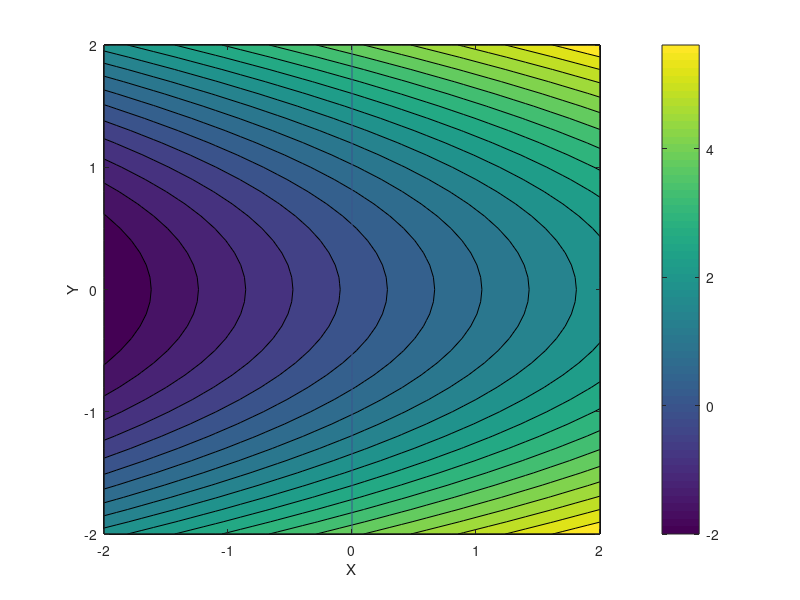

This figure's MATLAB source: (Note: this script raises an error after producing the figure.)
function independent_test1()
% To test:
% min f = 100*(x(1)^2 - x(2))^2 + (x(1) - 1)^2;
% s.t.  1 - x^2 - y^2 = 0
%
% with proper history output files

close all
clc
addpath('./odl_flecs')

plot_contour(-2, 2, -2, 2)
hold all

m_eq = 0;
m_ieq = 1;
m_con = m_eq + m_ieq;

% change here for starting point
% go back and forth with this point, for equality constrained case!
% xk =  [-0.3753, 0.1311];
xk = [-1, 1];
lambda = 0;    % -3.7624;

% starting close to the right boundary
% xk = [0.7846, 0.6148];
% lambda = -0.123;

mu_init = 5;      % 10;     % 0.01;
mu_pow = 1;       % 0.5;    % 1;
radius = 0.5;

mu_1 = 1e-4; 
%-------------------------------------------
plot_point(xk, 'y', 'x');
% subspace_size = (length(xk) + length(lambda));
xold = xk;
max_iter = 50*(length(xk) + length(lambda));    % n+m;
mu = mu_init;
krylov_tolerance = 1e-2;
reduced_nu = 0.95;
des_tol = 1e-6;
ceq_tol = 1e-6;

k = 0;

hisfile = 'hist_rosen.txt';
file = fopen(hisfile,'w');
fprintf(file, 'krylov_tolerance : %e,  des_tol : %e\n', krylov_tolerance, des_tol);

while k < max_iter
    k = k+1;
    [f, g, h] = objs(xk);
    [c, c_g, c_h] = cons(xk);
    
    % here activeness criteria is changed
    crit_vec = -lambda(m_eq+1 : m_con) - c(m_eq+1 : m_con);
    num_inactive = length(find( crit_vec < 0));
    
    if num_inactive > 0           % if inactive exists, inside feasible region
        
        idx_inactive = m_eq + find(crit_vec < 0);      % idx of inactive inequ
        
        % zero the inactive row of Jacob matrix and inequality constraints
        c_g(idx_inactive,:) = zeros(size(c_g(idx_inactive,:)));
        c(idx_inactive,:) = zeros(size(c(idx_inactive,:)));
        
        % for i=1:num_inactive
        c_h = zeros(size(c_h));
        % end
        
        lambda(idx_inactive) = 0;
        subspace_size = length(xk) + length(lambda) - num_inactive;
        
    end
    
    
    
    % the special block for only one inequality constraint!
    if c >= -1.0/mu                    % if inequ con inactive
        c_g = zeros(size(c_g));
        c = 0;
        c_h{1} = zeros(size(c_h{1}));
        subspace_size = length(xk); 6
    else
        subspace_size = (length(xk) + length(lambda));
    end
    %-------------------------------------------
    
    dLdX = (g + lambda*c_g)';
    dLdXX = h;
    for kc = 1:length(c)
        dLdXX = dLdXX + lambda(kc)*c_h{kc};
    end
    
    if (k == 1)
        grad_norm0 = norm(dLdX);
        grad_norm = grad_norm0;
        feas_norm0 = norm(c);
        feas_norm_old = feas_norm0;
        feas_norm = feas_norm0;
        kkt_norm0 = sqrt(feas_norm0*feas_norm0 + grad_norm0*grad_norm0);
        kkt_norm = kkt_norm0;
        grad_tol = des_tol * grad_norm0;
        feas_tol = ceq_tol * max(feas_norm0, 1e-6);
        fprintf(file, 'initial grad_norm : %e,  target grad_norm : %e\n', grad_norm0, grad_tol);
        fprintf(file, 'initial feas_norm : %e,  target feas_norm : %e\n', feas_norm0, feas_tol);
        
    else
        grad_norm = norm(dLdX);
        feas_norm = norm(c);
        kkt_norm = sqrt(feas_norm*feas_norm + grad_norm*grad_norm);
        
        % update mu
        if feas_norm > feas_norm_old     % increased constraint violation
            mu = 100*mu;
            % lambda unchanged;
        else                      % reduced constraint violation
            mu = max(mu, mu_init*(feas_norm0/feas_norm)^(mu_pow));
            lambda = lambda + mu * c;
        end
        
        % mu = max(mu, mu_init*(feas_norm0/(1e-6 + feas_norm))^(mu_pow))
        % mu = mu_init*(feas_norm0/(1e-6 + feas_norm))^(mu_pow);
        feas_norm_old = feas_norm;
    end
    
    fprintf(file, '-------------------------------------------------------------\n');
    fprintf(file, 'nonlinear iteration : %d\n', k);
    fprintf(file, 'current obj : %e, grad_norm : %e, feas_norm: %e\n',f, grad_norm, feas_norm);
    fprintf(file, 'lambda: %f, %f  ', lambda(:));
    
    
    if (grad_norm < grad_tol)  && (feas_norm < feas_tol)   %  (norm(dLdX) < 1e-6)
        fprintf('converged!')
        fprintf(file, '\n-------------------------------------------------------------\n');
        fprintf(file, 'optimization loop terminated because: grad_norm < grad_tol && feas_norm < feas_tol\n');
        fprintf(file, 'outer iter: %d,  xk: %f %f,  f: %f, c: %f %f \n', k, xk(:), f, c(:));
        fprintf(file, 'grad_norm : %e, feas_norm: %e \n', grad_norm, feas_norm);
        fprintf(file, 'final lambda: %f %f \n',  lambda(:));
        break
    end
    
    krylov_tol = krylov_tolerance * min(1, sqrt( kkt_norm/kkt_norm0 ));
    if 1
        krylov_tol = max(krylov_tol, min(grad_tol/grad_norm, feas_tol/feas_norm));
    else
        krylov_tol = max(krylov_tol, 0.001);
    end
    krylov_tol = krylov_tol * reduced_nu;
    fprintf(file, 'krylov_tol : %e \n', krylov_tol);
    
    
    [dx, iters, hist] = FLECS(dLdXX, c_g, -dLdX, -c, xk, subspace_size, krylov_tol, radius, mu);
    
    if k == 1
        % update xk anyway, 'cos initial lambda all zero. step only reduce
        % objective function
        alpha = 1;
        xk = xk + alpha.*dx(1:length(xk));
        lambda = lambda + alpha.*dx(length(xk)+1:end);
    else
        
        rho = 0.5;   max_alpha = 10;   alpha_min = 0.01;
        alpha = back_tracking(@merit_obj_grad, xk, dx, mu_1, rho,  max_alpha, alpha_min);
        merit_next = merit_obj_grad(alpha);
        
        rho_k = (merit_this - merit_next) /  (pred_aug) ;
        pred_aug;
        % pred_trust
        
        if rho_k < 0.1
            radius = radius/4;
        elseif (rho_k > 3/4)   %  && (norm(dx(1:length(xk)),2)==radius)
            radius = min(2*radius, 20);
        end
        
        if rho_k > eta
            xk = xk + alpha.*dx(1:length(xk));
            lambda = lambda + alpha.*dx(length(xk)+1:end);
        else
            
            [dx, pred_aug, pred_trust] = FLECS_resolve(arnoldi_struct, xk, krylov_tol, radius, mu);
            
            fprintf('xk, lambda don''t get updated at this iteration, %d, \n', k)
            %             if radius < 1e-5
            %                 break
            %             end
        end
    end
    
    
    plot_line(xold, xk, 'o')
    xold = xk;
    
    pause(1)
end

fclose(file);
plot_point(xk, 'g', '^')
end

function plot_point(x0, color, marker)
hold all
plot(x0(1), x0(2), 'Color',color,'Marker',marker,'LineWidth', 2, 'MarkerSize', 12)
hold all
end

function plot_line(xold, xk, marker)
hold all
line([xold(1), xk(1)], [xold(2), xk(2)],'Color','r','Marker', marker, 'LineWidth', 2, 'MarkerSize', 9);
hold all
end

function [f, f_g, f_h] = objs(x)
% n = length(x);
f = x(1) + x(2)^2;
f_g = [1, 2*x(2)];
f_h = [0, 0; 0, 2];
end

function [c, c_g, c_h] = cons(x)
% input x: row vector
% s.t.  e^x - 1 >= 0

c = exp(x(1)) - 1;
c_g = [exp(x(1)), 0];
c_h{1} = [exp(x(1)), 0; 0, 0];

end

function plot_contour(xmin, xmax, ymin, ymax)
% min  f = x + y^2
% s.t. e^x - 1 >= 0
% create a grid of points at which to evaluate the function and the
% constraint
% y_low = -1;  y_high = 0;

[X,Y] = meshgrid(xmin:.1:xmax, ymin:0.1:ymax);
f = zeros(size(X,1),size(X,2));

% evaluate the function and constraint at the points
for i = 1:size(X,1)
    for j = 1:size(X,2)
        f(i,j) = X(i,j) + Y(i,j)^2;
    end
end

% plot the contours of the objective function
[C,h] = contourf(X,Y,f,20);
colorbar
% surf(X,Y,f);
xlabel('X')
ylabel('Y')
hold all
% line([xmin, xmax], [y_high, y_high],'Color','b','LineWidth', 2, 'MarkerSize', 9);
% hold all

% % y > -1
% line([xmin, xmax], [y_low, y_low],'Color','b','LineWidth', 2, 'MarkerSize', 9);  % 'Marker','o',
% hold all


% y = exp(x) - 1;
for i = 1:size(X,1)
    for j = 1:size(X,2)
        c(i,j) = exp(X(i,j)) - 1;
    end
end

contour(X,Y,c,[0 0],'Color','b','LineWidth', 2);
hold all

end

function alpha = back_tracking(merit_fun, xk, dx, mu_1, rho,  max_iter, alpha_min)
 
alpha = 0;  
[merit_0, grad_merit_0] = merit_fun(alpha);
df_pk = grad_merit_0'*dx(1:length(xk)); 


alpha = 1;  
[merit_alpha, ~] = merit_fun(alpha); 
n_iter = 0; 

while (alpha > alpha_min) && (n_iter < max_iter)
   
    n_iter = n_iter+1;     
    if merit_alpha <= merit_0 + mu_1*alpha*df_pk     
       % fprintf('backtracking succeed \n');
       % alpha
       break
    else
       alpha = alpha*rho;  
       [merit_alpha, ~] = merit_fun(alpha); 
    end 
end
end
